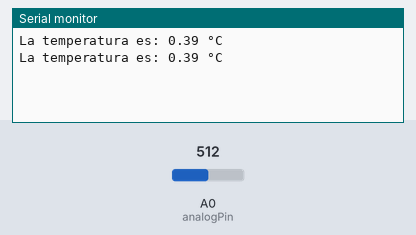
A sketch run on a simulated Arduino Uno, built with avr-gcc and run on an emulated ATmega328P. Parts: the last lines printed to the serial monitor. The inputs (shaded band) are chosen by the test bench; at power-on: A0 (analogPin) = 512.

Above: at 1.8 s.
1.9 s: A0 (analogPin) set to 716
At 2.8 s:
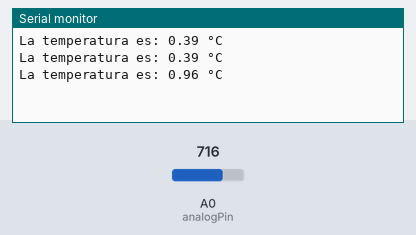
3.4 s: A0 (analogPin) set to 900
At 4.7 s:
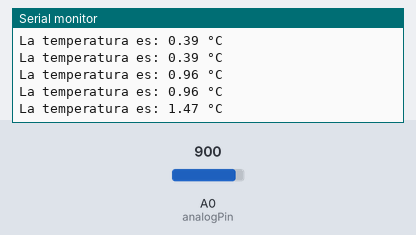
Timing chart, 0 to 6.4 s (numbered marks = the images above; inputs shaded):
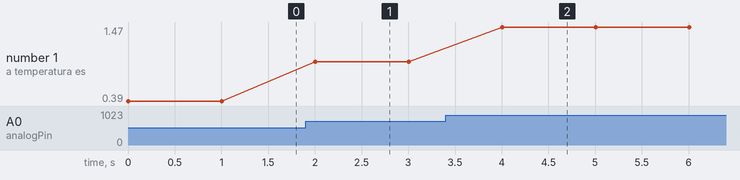

The sketch:

RTD-sensor.ino
```cpp
/********************************************************
 * Componente: Sensor de temperatura RTD
 * Autora: Giulianna Torres Campodónico
 ********************************************************/
const int analogPin= A0;
float voltage;
float temperature;

void setup() {
  Serial.begin(9600);

}

void loop() {
  voltage= analogRead(analogPin)*5.0/1023.0; // converts ADC to a voltage
  temperature =0.568 * voltage - 1.03; // value of temperature using a calibration curve
  Serial.print("La temperatura es: ");
  Serial.print(temperature);
  Serial.println(" °C");

  delay(1000);

}
```

Measured:
- after the input at 1.9 s, the serial monitor: prints a new line after 0.10 s (image 1)
- after the input at 3.4 s, the serial monitor: prints a new line after 0.60 s (image 2)
- plotted number 1: 0.39 → 0.96 after the input at 1.9 s, 0.96 → 1.47 after the input at 3.4 s
